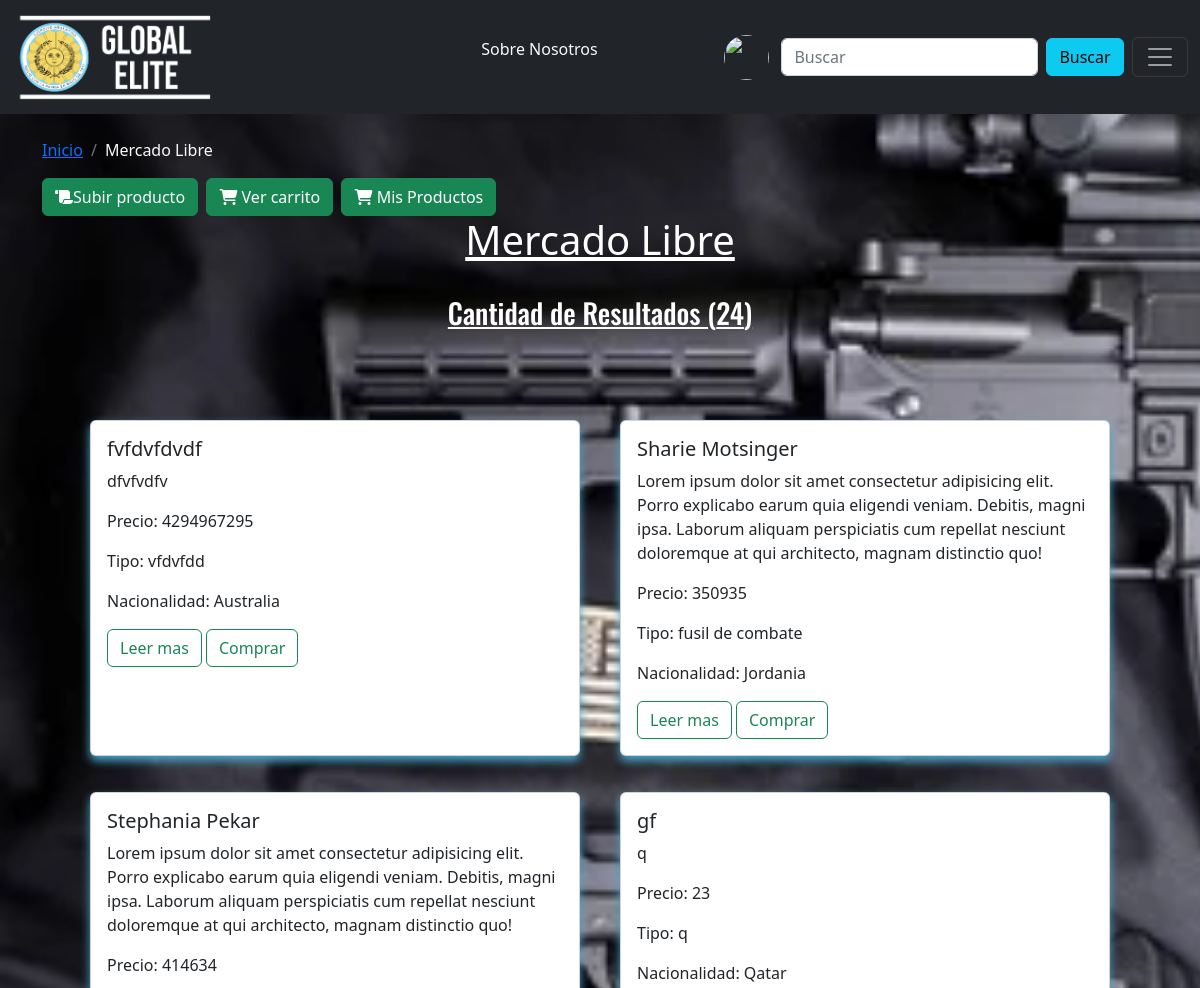
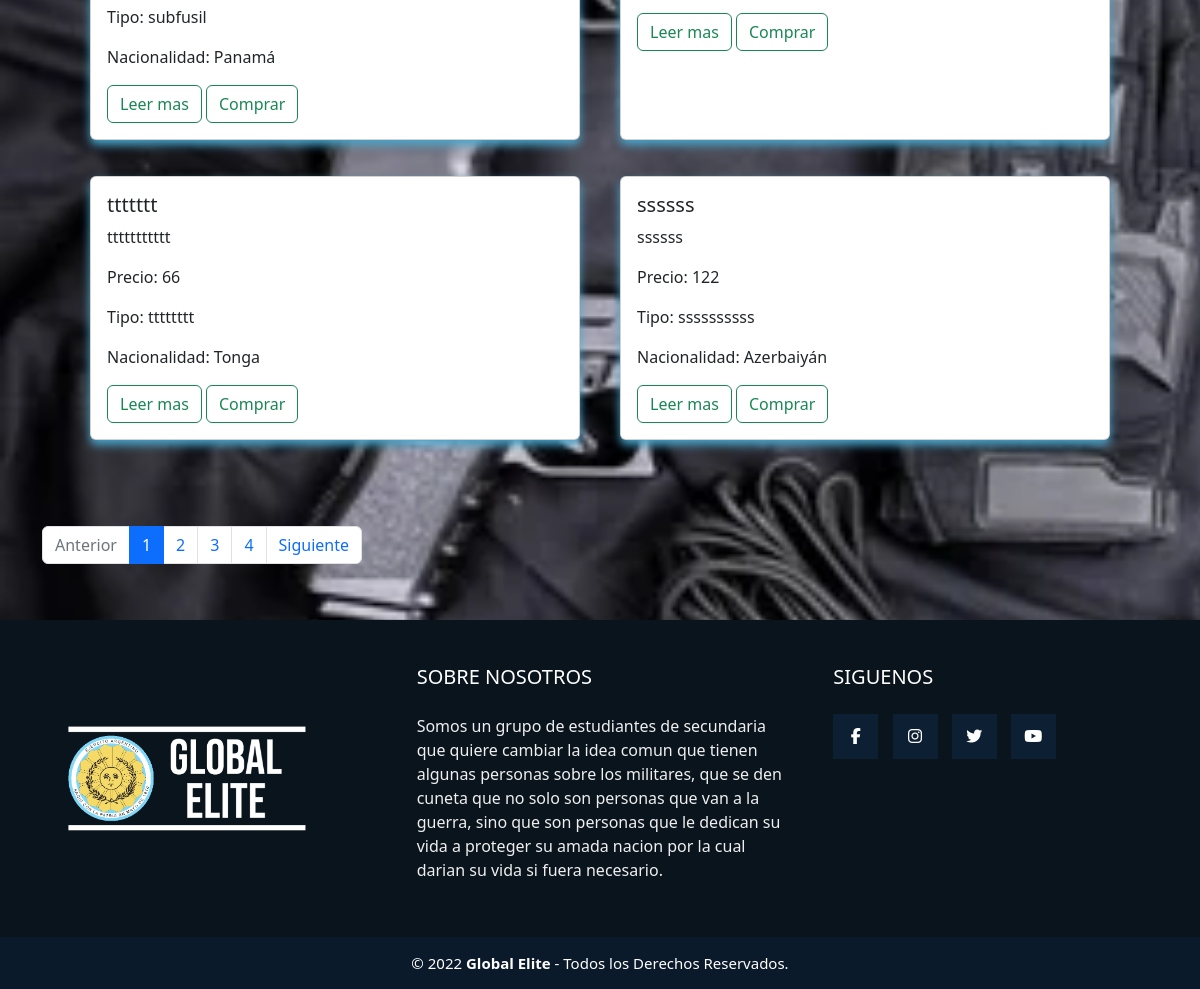
The page /divisiones_lista.php?pagina=1 (signed in) on the database its author committed (2 pictures, top to bottom).
### tables this page shows
CREATE TABLE IF NOT EXISTS `venta_de_armas` (
`id_arma` int(10) unsigned NOT NULL,
  `usuario` varchar(150) NOT NULL,
  `tipo` varchar(20) NOT NULL,
  `nombre` varchar(20) NOT NULL,
  `nacioanlidad` varchar(20) NOT NULL,
  `precio` int(15) unsigned NOT NULL,
  `imagen` mediumblob NOT NULL,
  `descripcion` text NOT NULL,
  `fecha_alta` datetime NOT NULL,
  `seg_img` mediumblob NOT NULL
);

CREATE TABLE IF NOT EXISTS `paises` (
`id` int(11) NOT NULL,
  `iso` char(2) DEFAULT NULL,
  `pais` varchar(80) DEFAULT NULL
);

### divisiones_lista.php (called while the page is built, shortened)
<?php
require_once "includes/config.php";
$sql = "SELECT * FROM venta_de_armas INNER JOIN paises ON  paises.id = venta_de_armas.nacioanlidad  ORDER BY fecha_alta DESC";
$res = mysqli_query($conn, $sql);
$num_registros = mysqli_num_rows($res);
$registros = '6';
$paginas = $num_registros / $registros;
$paginas= ceil($paginas);
$iniciar = ($_GET['pagina']-1)*$registros;
$sql2 = "SELECT * FROM venta_de_armas INNER JOIN paises ON paises.id = venta_de_armas.nacioanlidad ORDER BY fecha_alta DESC LIMIT $iniciar,$registros";
$res2= mysqli_query($conn , $sql2);
$dou = mysqli_fetch_all($res2,MYSQLI_ASSOC);
$total_registros = mysqli_num_rows($res);
require_once "vistas/layout.php";

### vistas/divisiones_lista.php (the view, shortened to what this page needs)
<link rel="stylesheet" href="css/mercadolibre.css">
<br>
  <div class="container">
    <nav aria-label="breadcrumb">
      <ol class="breadcrumb">
        <li class="breadcrumb-item"><a href="index.php" class="link">Inicio</a></li>
        <li class="breadcrumb-item text-light" aria-current="page">Mercado Libre</li>
      </ol>
    </nav>
  </div>
  <div class="container">
    <button class="btn btn-success"><i class="fa-sharp fa-solid fa-scroll"></i><a href="divisiones_alta.php" class="link-light" style="text-decoration: none;">Subir producto </a></i></button>&nbsp;&nbsp;
    <a href="carrito.php" class="btn btn-success"><i class="fa-sharp fa-solid fa-cart-shopping"></i> Ver carrito </a>&nbsp;&nbsp;
    <a href="misarmas.php?pagina=1" class="btn btn-success"><i class="fa-sharp fa-solid fa-cart-shopping"></i> Mis Productos </a>
  </div>
  <div align="center">
    <u style="color: white;">
      <h1 style="color: white;">Mercado Libre</h1>
    </u>
    <br>
    <u style="color: white;">
      <h3 style="color: white;" class="title"> Cantidad de Resultados (<?php echo $total_registros ?>)</h3>
    </u>
  </div>
  <div class="news-cards">
    <?php foreach ($dou as $xd) { ?>
      <div class="card-group">
        <div class="card mb-3">
          <div class="card-body">
            <h5 class="card-title"><?php echo $xd['nombre'] ?></h5>
            <p class="card-text"><?php echo $xd['descripcion'] ?></p>
            <p class="card-text">Precio: <?php echo $xd['precio'] ?></p>
            <p class="card-text">Tipo: <?php echo $xd['tipo'] ?></p>
            <p class="card-text">Nacionalidad: <?php echo $xd['pais'] ?></p>
            <a class="btn btn-outline-success" type="button" href="armas3.php?id_arma=<?php echo $xd['id_arma']; ?>">Leer mas</a>
            <?php if ($_SESSION['usu']['nombre'] != $xd['usuario']) { ?>
              <button type="button" class="btn btn-outline-success">Comprar</button>
            <?php } ?>
          </div>
        </div>
      </div>
    <?php } ?>
  </div>
  <div class="container">
    <nav aria-label="Page navigation example">
      <ul class="pagination">
        <li class="page-item <?php echo $_GET['pagina'] <= 1 ? 'disabled' : '' ?>"><a class="page-link" href="divisiones_lista.php?pagina=<?php echo $_GET['pagina'] - 1; ?>">Anterior</a></li>
        <?php for ($i = 0; $i < $paginas; $i++) { ?>
          <li class="page-item <?php echo $_GET['pagina'] == $i + 1 ? 'active' : '' ?>"><a class="page-link" href="divisiones_lista.php?pagina=<?php echo $i + 1 ?>"><?php echo $i + 1 ?></a></li>
        <?php } ?>
        <li class="page-item <?php echo $_GET['pagina'] >= $paginas ? 'disabled' : '' ?>"><a class="page-link" href="divisiones_lista.php?pagina=<?php echo $_GET['pagina'] + 1; ?>">Siguiente</a></li>
      </ul>
    </nav>
  </div>

### css/layout.css (style rules this page uses)
* { margin: 0; padding: 0; box-sizing: border-box; }
.title { font-family: 'Oswald', sans-serif; }
.container { display: flex; width: auto; }
.card { margin: 20px; overflow: hidden; cursor: default; box-shadow: 0 5px 10px rgb(73, 164, 203, 2.4); }

### css/mercadolibre.css (style rules this page uses)
body { margin: 0; padding: 0; background: url(../img/fondos/misproductos.jpg); background-size: cover; background-repeat: no-repeat; background-attachment: fixed; }
.news-cards { display: grid; grid-template-columns: repeat(2, 1fr); gap: 0px; margin: 70px; }

### rows shown on the page
venta_de_armas: nombre "fvfdvfdvdf", descripcion "dfvfvdfv", precio "4294967295", tipo "vfdvfdd", paises.pais "Australia", usuario "Comprar"
venta_de_armas: nombre "Sharie Motsinger", descripcion "Lorem ipsum dolor sit amet consectetur adipisicing elit. Porro explicabo earum quia eligendi veniam. Debitis, magni ipsa. Laborum aliquam perspiciatis cum repellat nesciunt doloremque at qui architecto, magnam distinctio quo!", precio "350935", tipo "fusil de combate", paises.pais "Jordania", usuario "Comprar"
venta_de_armas: nombre "Stephania Pekar", descripcion "Lorem ipsum dolor sit amet consectetur adipisicing elit. Porro explicabo earum quia eligendi veniam. Debitis, magni ipsa. Laborum aliquam perspiciatis cum repellat nesciunt doloremque at qui architecto, magnam distinctio quo!", precio "414634", tipo "subfusil", paises.pais "Panamá", usuario "Comprar"
venta_de_armas: nombre "gf", descripcion "q", precio "23", tipo "q", paises.pais "Qatar", usuario "Comprar"
venta_de_armas: nombre "ttttttt", descripcion "ttttttttttt", precio "66", tipo "tttttttt", paises.pais "Tonga", usuario "Comprar"
venta_de_armas: nombre "ssssss", descripcion "ssssss", precio "122", tipo "ssssssssss", paises.pais "Azerbaiyán", usuario "Comprar"

### other values the page prints
$total_registros "24"
